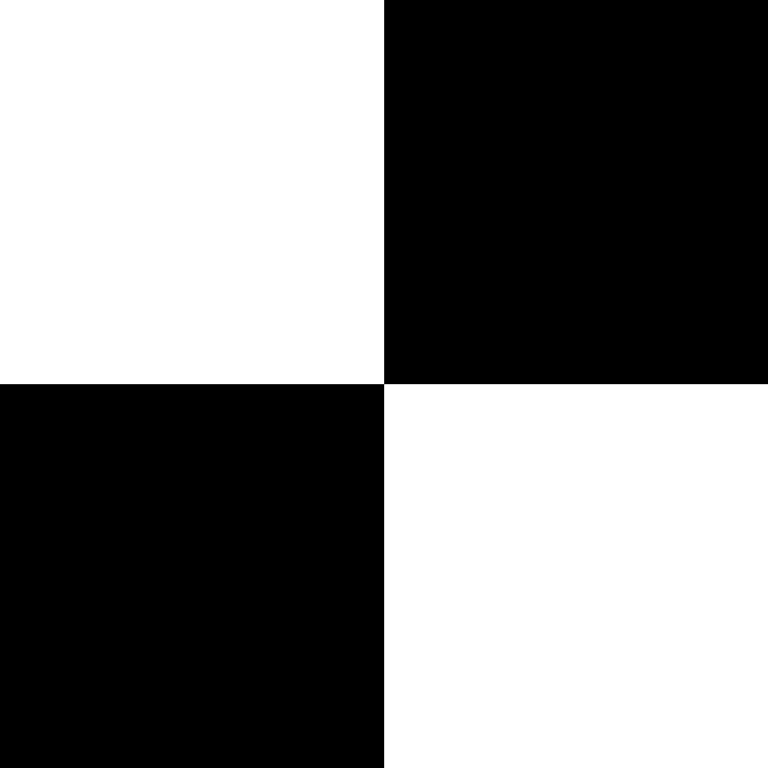
#> input picture images/grid.png, 768 x 768 px
$ python filtertools.py
#> lines starting #> are read from the running program, lines starting #| are printed output that depends on the picture
#> further down, img is the input picture: shape (768, 768, 3); min 0, max 255, mean 127.5
import cv2
import numpy as np
from matplotlib import pyplot as plt

"""
filter_from_kernel: filter image with a specific kernel
original: Source
kernel: Matrix size 3x3
"""
def filter_from_kernel(original, kernel):
    r = 1
    image = cv2.copyMakeBorder(original, r, r, r, r, cv2.BORDER_DEFAULT)
    w, h = original.shape
#> w = 768; h = 768
    for x in range(1, w-1):
        for y in range(1, h-1):
            image[x][y] = (kernel[0][0]*original[x-1][y+1] + kernel[0][1]*original[x][y+1] + kernel[0][2]*original[x+1][y+1]
                            + kernel[1][0]*original[x-1][y] + kernel[1][1]*original[x][y] + kernel[1][2]*original[x+1][y]
                            + kernel[2][0]*original[x-1][y-1] + kernel[2][1]*original[x][y-1] + kernel[2][2]*original[x+1][y-1])
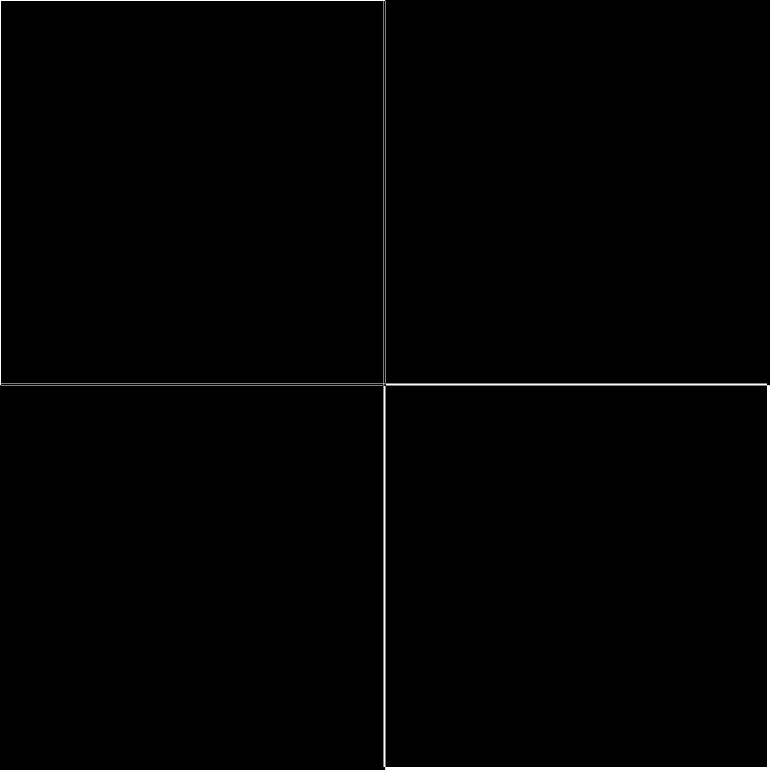
#> image: shape (770, 770); min 0, max 255, mean 2.3
    return image


img = cv2.imread('images/grid.png')
gray = cv2.cvtColor(img, cv2.COLOR_BGR2GRAY)

laplacian_kernel = [[-1, -1, -1], [-1, 8, -1], [-1, -1, -1]]
# laplacian_kernel = [[-1, -2, -1], [0, 0, 0], [1, 2, 1]]
# laplacian_kernel = [[0, 0, 0], [0, 1, 0], [0, 0, 0]]
laplacian = filter_from_kernel(gray, laplacian_kernel)
laplacian = -laplacian

plt.subplot(121), plt.imshow(img, 'gray'), plt.title('Original')
plt.xticks([]), plt.yticks([])
plt.subplot(122), plt.imshow(laplacian, 'gray'), plt.title('Laplacian')
plt.xticks([]), plt.yticks([])
plt.show()
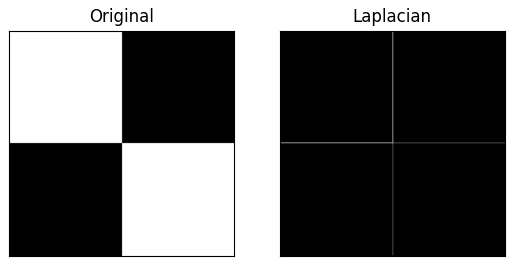
#> figure drawn by matplotlib, 2 panels
